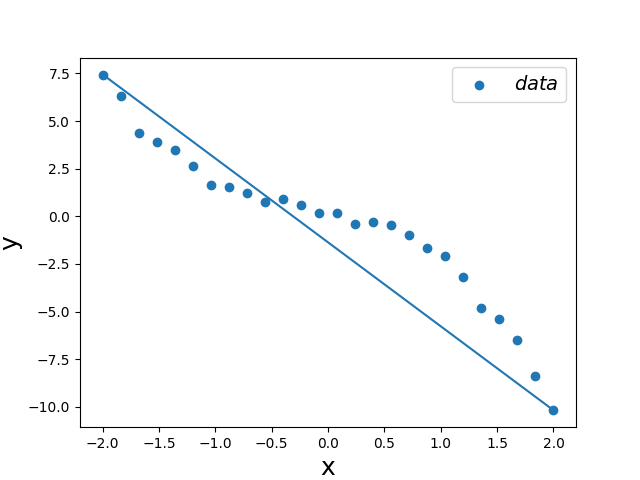

Generate this figure with Python:
import sys
import pandas as pd
from LabLibrary import LeastSquare as ls
from LabLibrary import MatrixAlgebra as ma
import matplotlib.pyplot as plt
sys.stdin = open("q7_input.txt", "r")
sys.stdout = open("q7_out.txt", "w")
sys.stderr = open("error.txt", "w")

df = pd.read_csv("esem4fit.txt", sep=" ")
x = df.iloc[:,0].values
y = df.iloc[:,1].values
# polyfit subroutine
m, j = ls.make_mat(x,y,4)
S = ma.Matrix(dims=[5,5],fill=m)
k, l = ma.gaussjordan(S,j)
print("polyfit: {} + {} x + {} x^2 + {}x^3 + {}x^4 ".format(k[0],k[1],k[2],k[3],k[4]))

def fit(x):
    return k[0] + k[1]*x + k[2]*x**2 + k[3]*x**3 + k[4]*x**4

(max,min) = (max(x),min(x))

yfit = []
xfit = []
xfit.append(min)
xfit.append(max)
yfit.append(fit(min))
yfit.append(fit(max))

plt.scatter(x=x, y=y, label="$data$")
plt.plot(xfit, yfit)
plt.xlabel("x", size=18)
plt.ylabel("y", size=18)
plt.legend(prop={"size": 14})
plt.savefig("q7.png")
plt.show()
